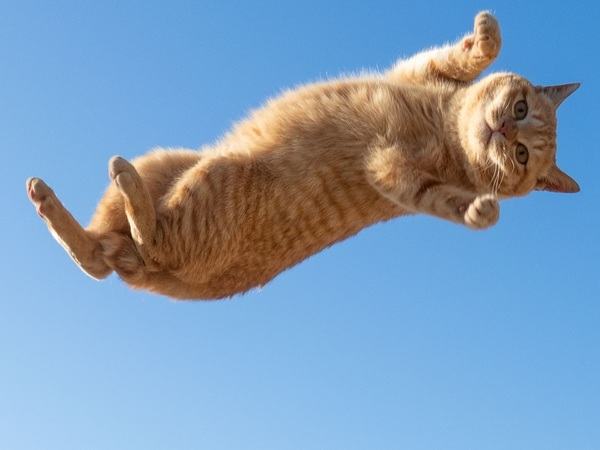
#> input picture hw1_opencv/cat.jpg, 600 x 450 px
$ python test.py
#> lines starting #> are read from the running program, lines starting #| are printed output that depends on the picture
import numpy as np
import cv2


img = cv2.imread("./cat.jpg")
#> img is the input picture: shape (450, 600, 3); mean B, G, R 185.7, 156.9, 127.6

img_gray = cv2.cvtColor(img, cv2.COLOR_BGR2GRAY)
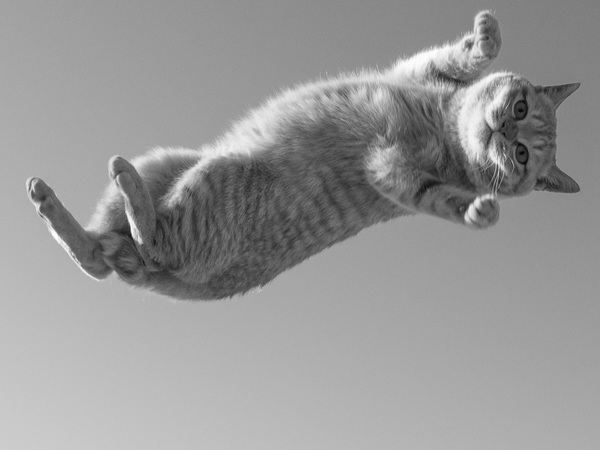
#> img_gray: shape (450, 600); min 4, max 254, mean 151.4
img_hsv = cv2.cvtColor(img, cv2.COLOR_BGR2HSV)
#> img_hsv: shape (450, 600, 3); mean H, S, V 80.1, 122.7, 204.5
img_ycrcb = cv2.cvtColor(img, cv2.COLOR_BGR2YCrCb)
#> img_ycrcb: shape (450, 600, 3); mean of channels 0, 1, 2 151.4, 111, 147.3

# cv2.imshow( "show_img_gray", img_gray)
#　cv2.imshow( "show_img_hsv", img_hsv)
# cv2.imshow( "show_img_ycrcb", img_ycrcb)

cv2.imwrite( "./img_gray.jpg", img_gray)
cv2.imwrite( "./img_hsv.jpg", img_hsv)
cv2.imwrite( "./img_ycrcb.jpg", img_ycrcb)

height = img.shape[0]
#> height = 450
width  = img.shape[1]
#> width = 600

img_R = np.zeros((height, width, 3), np.uint8)
img_G = np.zeros((height, width, 3), np.uint8)
img_B = np.zeros((height, width, 3), np.uint8)

img_R[:, :, 2] = img[:, :, 2]
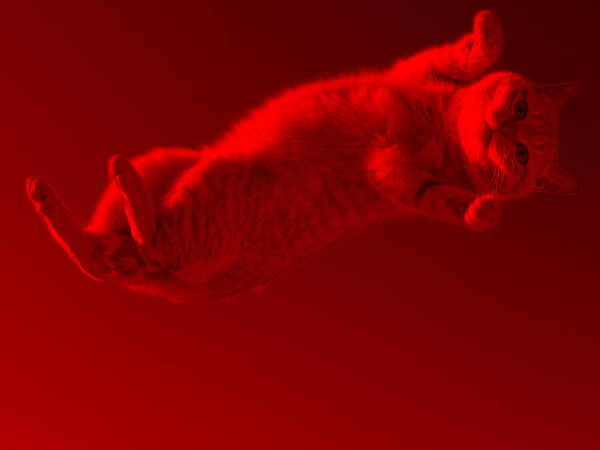
#> img_R: shape (450, 600, 3); mean B, G, R 0, 0, 127.6
img_G[:, :, 1] = img[:, :, 1]
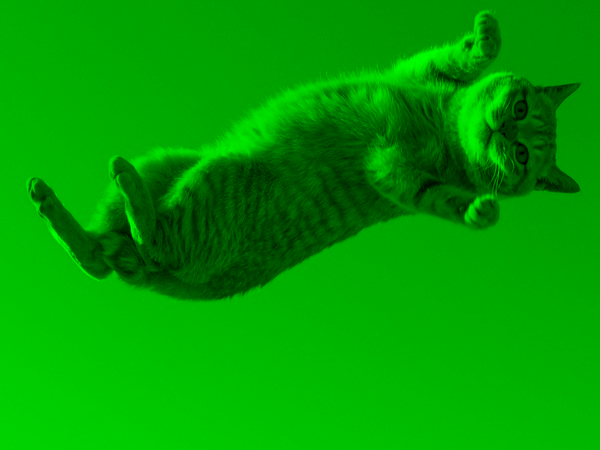
#> img_G: shape (450, 600, 3); mean B, G, R 0, 156.9, 0
img_B[:, :, 0] = img[:, :, 0]
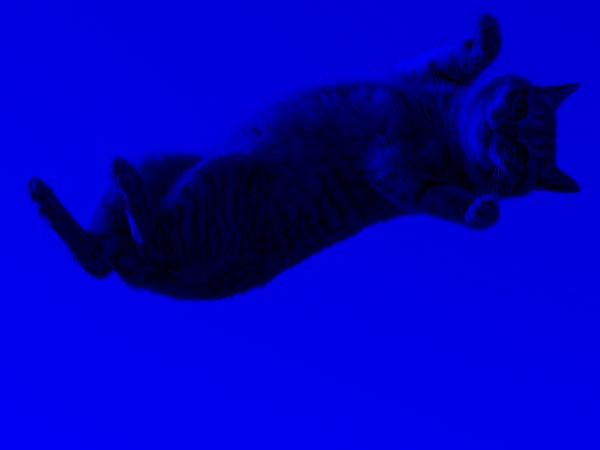
#> img_B: shape (450, 600, 3); mean B, G, R 185.7, 0, 0

cv2.imwrite( "./img_R.jpg", img_R)
cv2.imwrite( "./img_G.jpg", img_G)
cv2.imwrite( "./img_B.jpg", img_B)

img = np.zeros((400, 400, 3), np.uint8)
img.fill(200)

cv2.line(img, (0, 0), (255, 255), (0, 0, 255), 5)
cv2.rectangle(img, (0, 0), (255, 255), (0, 255, 0), 5)
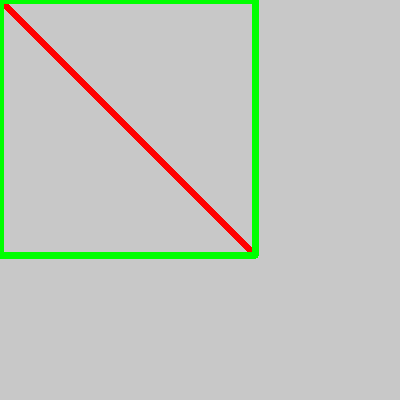
#> img: shape (400, 400, 3); mean B, G, R 190.3, 199.2, 193.8
cv2.rectangle(img, (0, 0), (100, 100), (0, 255, 255), -5)
cv2.circle(img, (100, 100), 100, (255, 255, 0), 5)
cv2.circle(img, (100, 100), 50, (255, 0, 255), -1)
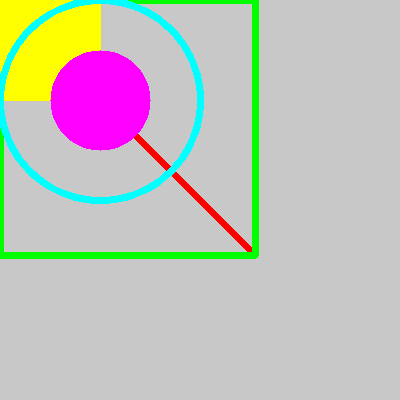
#> img: shape (400, 400, 3); mean B, G, R 188.2, 194.4, 194.6

cv2.imwrite( "./img.jpg", img)
